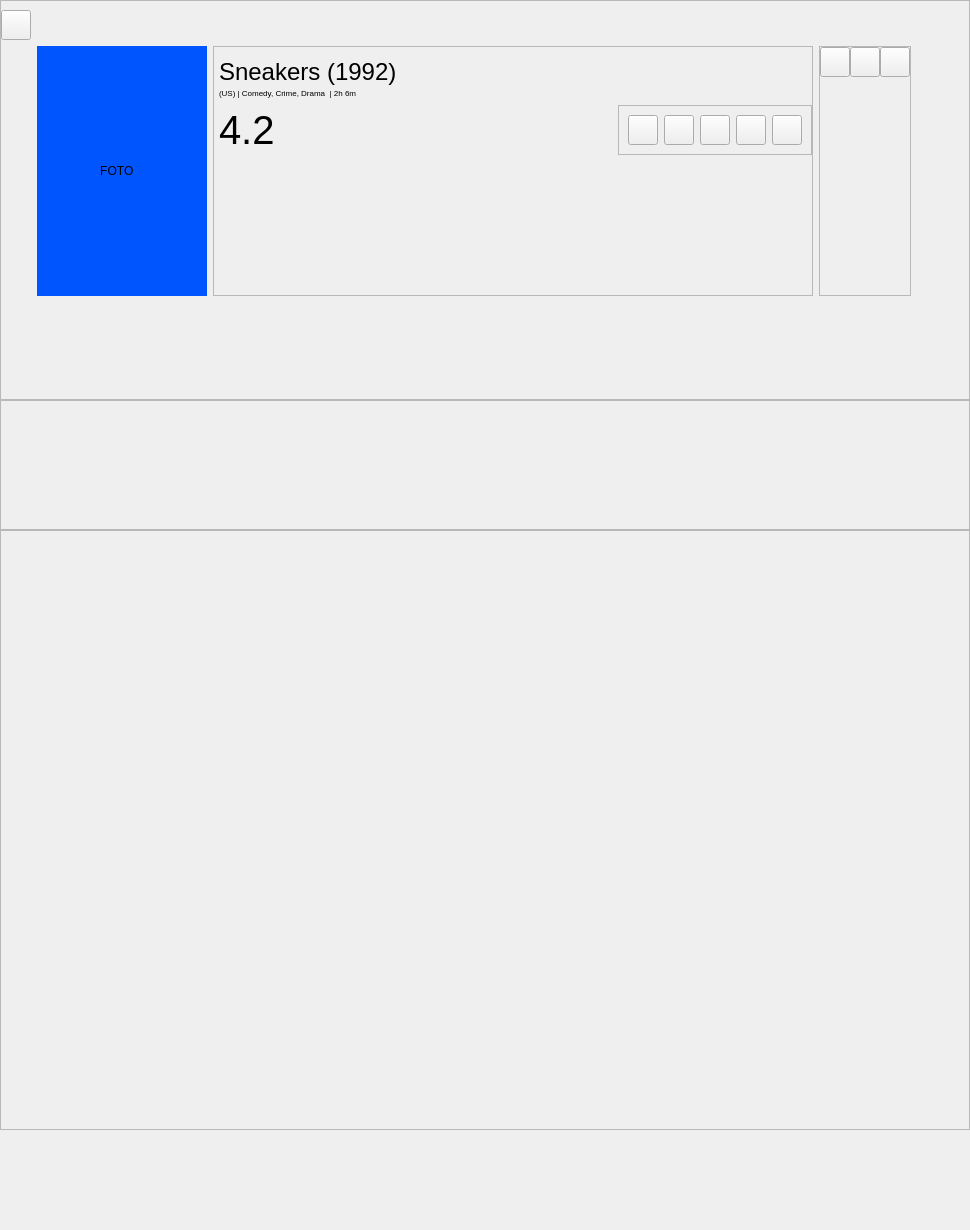
                  <widget class="QWidget" name="scrollAreaWidgetContents_4">
                   <property name="geometry">
                    <rect>
                     <x>0</x>
                     <y>0</y>
                     <width>970</width>
                     <height>1230</height>
                    </rect>
                   </property>
                   <layout class="QVBoxLayout" name="verticalLayout_8">
                    <property name="spacing">
                     <number>0</number>
                    </property>
                    <property name="leftMargin">
                     <number>0</number>
                    </property>
                    <property name="topMargin">
                     <number>0</number>
                    </property>
                    <property name="rightMargin">
                     <number>0</number>
                    </property>
                    <property name="bottomMargin">
                     <number>100</number>
                    </property>
                    <item>
                     <widget class="QFrame" name="frame">
                      <property name="minimumSize">
                       <size>
                        <width>970</width>
                        <height>400</height>
                       </size>
                      </property>
                      <property name="frameShape">
                       <enum>QFrame::StyledPanel</enum>
                      </property>
                      <property name="frameShadow">
                       <enum>QFrame::Raised</enum>
                      </property>
                      <layout class="QGridLayout" name="gridLayout_12">
                       <property name="leftMargin">
                        <number>0</number>
                       </property>
                       <item row="3" column="6">
                        <widget class="QLabel" name="label_50">
                         <property name="styleSheet">
                          <string notr="true">color:rgb(42, 54, 63);</string>
                         </property>
                         <property name="text">
                          <string/>
                         </property>
                        </widget>
                       </item>
                       <item row="2" column="0">
                        <spacer name="horizontalSpacer_4">
                         <property name="orientation">
                          <enum>Qt::Horizontal</enum>
                         </property>
                         <property name="sizeType">
                          <enum>QSizePolicy::Fixed</enum>
                         </property>
                         <property name="sizeHint" stdset="0">
                          <size>
                           <width>20</width>
                           <height>20</height>
                          </size>
                         </property>
                        </spacer>
                       </item>
                       <item row="2" column="1">
                        <widget class="QLabel" name="Film_foto_about_2">
                         <property name="minimumSize">
                          <size>
                           <width>170</width>
                           <height>250</height>
                          </size>
                         </property>
                         <property name="maximumSize">
                          <size>
                           <width>170</width>
                           <height>250</height>
                          </size>
                         </property>
                         <property name="styleSheet">
                          <string notr="true">background-color: rgb(0, 85, 255);</string>
                         </property>
                         <property name="text">
                          <string>                   FOTO</string>
                         </property>
                        </widget>
                       </item>
                       <item row="0" column="0">
                        <widget class="QPushButton" name="back_buttn">
                         <property name="minimumSize">
                          <size>
                           <width>30</width>
                           <height>30</height>
                          </size>
                         </property>
                         <property name="maximumSize">
                          <size>
                           <width>30</width>
                           <height>30</height>
                          </size>
                         </property>
                         <property name="text">
                          <string/>
                         </property>
                         <property name="icon">
                          <iconset resource="../../../Documents/baza/res.qrc">
                           <normaloff>:/icon/skip-back.svg</normaloff>:/icon/skip-back.svg</iconset>
                         </property>
                         <property name="iconSize">
                          <size>
                           <width>30</width>
                           <height>30</height>
                          </size>
                         </property>
                        </widget>
                       </item>
                       <item row="2" column="2" colspan="2">
                        <widget class="QFrame" name="frame_18">
                         <property name="minimumSize">
                          <size>
                           <width>450</width>
                           <height>0</height>
                          </size>
                         </property>
                         <property name="maximumSize">
                          <size>
                           <width>600</width>
                           <height>16777215</height>
                          </size>
                         </property>
                         <property name="font">
                          <font>
                           <pointsize>8</pointsize>
                          </font>
                         </property>
                         <property name="frameShape">
                          <enum>QFrame::StyledPanel</enum>
                         </property>
                         <property name="frameShadow">
                          <enum>QFrame::Raised</enum>
                         </property>
                         <layout class="QGridLayout" name="gridLayout_13">
                          <property name="leftMargin">
                           <number>5</number>
                          </property>
                          <property name="topMargin">
                           <number>0</number>
                          </property>
                          <property name="rightMargin">
                           <number>0</number>
                          </property>
                          <property name="bottomMargin">
                           <number>0</number>
                          </property>
                          <property name="spacing">
                           <number>0</number>
                          </property>
                          <item row="0" column="1" colspan="7">
                           <spacer name="verticalSpacer_11">
                            <property name="orientation">
                             <enum>Qt::Vertical</enum>
                            </property>
                            <property name="sizeType">
                             <enum>QSizePolicy::Fixed</enum>
                            </property>
                            <property name="sizeHint" stdset="0">
                             <size>
                              <width>20</width>
                              <height>10</height>
                             </size>
                            </property>
                           </spacer>
                          </item>
                          <item row="7" column="1">
                           <widget class="QLabel" name="Score_of_film_2">
                            <property name="minimumSize">
                             <size>
                              <width>50</width>
                              <height>50</height>
                             </size>
                            </property>
                            <property name="maximumSize">
                             <size>
                              <width>100</width>
                              <height>50</height>
                             </size>
                            </property>
                            <property name="font">
                             <font>
                              <pointsize>30</pointsize>
                             </font>
                            </property>
                            <property name="text">
                             <string>4.2</string>
                            </property>
                           </widget>
                          </item>
                          <item row="7" column="2">
                           <widget class="QFrame" name="frame_7">
                            <property name="maximumSize">
                             <size>
                              <width>16777215</width>
                              <height>80</height>
                             </size>
                            </property>
                            <property name="frameShape">
                             <enum>QFrame::StyledPanel</enum>
                            </property>
                            <property name="frameShadow">
                             <enum>QFrame::Raised</enum>
                            </property>
                            <layout class="QHBoxLayout" name="horizontalLayout_11">
                             <item>
                              <widget class="QPushButton" name="score_1_button">
                               <property name="maximumSize">
                                <size>
                                 <width>30</width>
                                 <height>30</height>
                                </size>
                               </property>
                               <property name="text">
                                <string/>
                               </property>
                               <property name="icon">
                                <iconset resource="../../../Documents/baza/res.qrc">
                                 <normaloff>:/newPrefix/star-empty-icon.webp</normaloff>:/newPrefix/star-empty-icon.webp</iconset>
                               </property>
                               <property name="iconSize">
                                <size>
                                 <width>30</width>
                                 <height>30</height>
                                </size>
                               </property>
                              </widget>
                             </item>
                             <item>
                              <widget class="QPushButton" name="score_2_button">
                               <property name="maximumSize">
                                <size>
                                 <width>30</width>
                                 <height>30</height>
                                </size>
                               </property>
                               <property name="text">
                                <string/>
                               </property>
                               <property name="icon">
                                <iconset resource="../../../Documents/baza/res.qrc">
                                 <normaloff>:/newPrefix/star-empty-icon.webp</normaloff>:/newPrefix/star-empty-icon.webp</iconset>
                               </property>
                               <property name="iconSize">
                                <size>
                                 <width>30</width>
                                 <height>30</height>
                                </size>
                               </property>
                              </widget>
                             </item>
                             <item>
                              <widget class="QPushButton" name="score_3_button">
                               <property name="maximumSize">
                                <size>
                                 <width>30</width>
                                 <height>30</height>
                                </size>
                               </property>
                               <property name="text">
                                <string/>
                               </property>
                               <property name="icon">
                                <iconset resource="../../../Documents/baza/res.qrc">
                                 <normaloff>:/newPrefix/star-empty-icon.webp</normaloff>:/newPrefix/star-empty-icon.webp</iconset>
                               </property>
                               <property name="iconSize">
                                <size>
                                 <width>30</width>
                                 <height>30</height>
                                </size>
                               </property>
                              </widget>
                             </item>
                             <item>
                              <widget class="QPushButton" name="score_4_button">
                               <property name="maximumSize">
                                <size>
                                 <width>30</width>
                                 <height>30</height>
                                </size>
                               </property>
                               <property name="text">
                                <string/>
                               </property>
                               <property name="icon">
                                <iconset resource="../../../Documents/baza/res.qrc">
                                 <normaloff>:/newPrefix/star-empty-icon.webp</normaloff>:/newPrefix/star-empty-icon.webp</iconset>
                               </property>
                               <property name="iconSize">
                                <size>
                                 <width>30</width>
                                 <height>30</height>
                                </size>
                               </property>
                              </widget>
                             </item>
                             <item>
                              <widget class="QPushButton" name="score_5_button">
                               <property name="maximumSize">
                                <size>
                                 <width>30</width>
                                 <height>30</height>
                                </size>
                               </property>
                               <property name="text">
                                <string/>
                               </property>
                               <property name="icon">
                                <iconset resource="../../../Documents/baza/res.qrc">
                                 <normaloff>:/newPrefix/star-empty-icon.webp</normaloff>:/newPrefix/star-empty-icon.webp</iconset>
                               </property>
                               <property name="iconSize">
                                <size>
                                 <width>30</width>
                                 <height>30</height>
                                </size>
                               </property>
                              </widget>
                             </item>
                             <item>
                              <spacer name="horizontalSpacer_2">
                               <property name="orientation">
                                <enum>Qt::Horizontal</enum>
                               </property>
                               <property name="sizeHint" stdset="0">
                                <size>
                                 <width>40</width>
                                 <height>20</height>
                                </size>
                               </property>
                              </spacer>
                             </item>
                            </layout>
                           </widget>
                          </item>
                          <item row="9" column="1" rowspan="2" alignment="Qt::AlignRight|Qt::AlignTop">
                           <widget class="QLabel" name="label_9">
                            <property name="minimumSize">
                             <size>
                              <width>443</width>
                              <height>110</height>
                             </size>
                            </property>
                            <property name="maximumSize">
                             <size>
                              <width>443</width>
                              <height>1120</height>
                             </size>
                            </property>
                            <property name="font">
                             <font>
                              <pointsize>8</pointsize>
                             </font>
                            </property>
                            <property name="text">
                             <string/>
                            </property>
                            <property name="wordWrap">
                             <bool>true</bool>
                            </property>
                           </widget>
                          </item>
                          <item row="2" column="1" colspan="2">
                           <widget class="QLabel" name="date_country_genres_runtime_2">
                            <property name="minimumSize">
                             <size>
                              <width>0</width>
                              <height>0</height>
                             </size>
                            </property>
                            <property name="maximumSize">
                             <size>
                              <width>593</width>
                              <height>40</height>
                             </size>
                            </property>
                            <property name="font">
                             <font>
                              <pointsize>6</pointsize>
                             </font>
                            </property>
                            <property name="text">
                             <string>(US) | Comedy, Crime, Drama  | 2h 6m </string>
                            </property>
                            <property name="scaledContents">
                             <bool>true</bool>
                            </property>
                           </widget>
                          </item>
                          <item row="1" column="1" colspan="2">
                           <widget class="QLabel" name="Name_of_film_and_year_2">
                            <property name="minimumSize">
                             <size>
                              <width>200</width>
                              <height>30</height>
                             </size>
                            </property>
                            <property name="maximumSize">
                             <size>
                              <width>11111111</width>
                              <height>30</height>
                             </size>
                            </property>
                            <property name="font">
                             <font>
                              <pointsize>18</pointsize>
                             </font>
                            </property>
                            <property name="text">
                             <string>Sneakers (1992)</string>
                            </property>
                            <property name="scaledContents">
                             <bool>true</bool>
                            </property>
                           </widget>
                          </item>
                          <item row="3" column="1">
                           <spacer name="verticalSpacer_12">
                            <property name="orientation">
                             <enum>Qt::Vertical</enum>
                            </property>
                            <property name="sizeType">
                             <enum>QSizePolicy::Fixed</enum>
                            </property>
                            <property name="sizeHint" stdset="0">
                             <size>
                              <width>20</width>
                              <height>7</height>
                             </size>
                            </property>
                           </spacer>
                          </item>
                          <item row="8" column="1">
                           <spacer name="verticalSpacer_13">
                            <property name="orientation">
                             <enum>Qt::Vertical</enum>
                            </property>
                            <property name="sizeType">
                             <enum>QSizePolicy::Fixed</enum>
                            </property>
                            <property name="sizeHint" stdset="0">
                             <size>
                              <width>20</width>
                              <height>30</height>
                             </size>
                            </property>
                           </spacer>
                          </item>
                         </layout>
                        </widget>
                       </item>
                       <item row="3" column="1" colspan="3" alignment="Qt::AlignTop">
                        <widget class="QLabel" name="label_10">
                         <property name="font">
                          <font>
                           <pointsize>9</pointsize>
                          </font>
                         </property>
                         <property name="text">
                          <string/>
                         </property>
                         <property name="wordWrap">
                          <bool>true</bool>
                         </property>
                        </widget>
                       </item>
                       <item row="2" column="5">
                        <widget class="QFrame" name="frame_22">
                         <property name="minimumSize">
                          <size>
                           <width>90</width>
                           <height>50</height>
                          </size>
                         </property>
                         <property name="maximumSize">
                          <size>
                           <width>130</width>
                           <height>22222</height>
                          </size>
                         </property>
                         <property name="frameShape">
                          <enum>QFrame::StyledPanel</enum>
                         </property>
                         <property name="frameShadow">
                          <enum>QFrame::Raised</enum>
                         </property>
                         <layout class="QHBoxLayout" name="horizontalLayout_21">
                          <property name="spacing">
                           <number>0</number>
                          </property>
                          <property name="leftMargin">
                           <number>0</number>
                          </property>
                          <property name="topMargin">
                           <number>0</number>
                          </property>
                          <property name="rightMargin">
                           <number>0</number>
                          </property>
                          <property name="bottomMargin">
                           <number>0</number>
                          </property>
                          <item alignment="Qt::AlignTop">
                           <widget class="QPushButton" name="add_in_watch_later_bttn_2">
                            <property name="minimumSize">
                             <size>
                              <width>30</width>
                              <height>30</height>
                             </size>
                            </property>
                            <property name="maximumSize">
                             <size>
                              <width>30</width>
                              <height>30</height>
                             </size>
                            </property>
                            <property name="text">
                             <string/>
                            </property>
                            <property name="icon">
                             <iconset resource="../../../Documents/baza/res.qrc">
                              <normaloff>:/icon/pause.svg</normaloff>:/icon/pause.svg</iconset>
                            </property>
                            <property name="iconSize">
                             <size>
                              <width>29</width>
                              <height>29</height>
                             </size>
                            </property>
                           </widget>
                          </item>
                          <item alignment="Qt::AlignTop">
                           <widget class="QPushButton" name="add_in_favorite_bttn_2">
                            <property name="minimumSize">
                             <size>
                              <width>30</width>
                              <height>30</height>
                             </size>
                            </property>
                            <property name="maximumSize">
                             <size>
                              <width>30</width>
                              <height>30</height>
                             </size>
                            </property>
                            <property name="text">
                             <string/>
                            </property>
                            <property name="icon">
                             <iconset resource="../../../Documents/baza/res.qrc">
                              <normaloff>:/icon/favorite-svgrepo-com.svg</normaloff>:/icon/favorite-svgrepo-com.svg</iconset>
                            </property>
                            <property name="iconSize">
                             <size>
                              <width>23</width>
                              <height>23</height>
                             </size>
                            </property>
                           </widget>
                          </item>
                          <item alignment="Qt::AlignTop">
                           <widget class="QPushButton" name="add_in_history_bttn_2">
                            <property name="minimumSize">
                             <size>
                              <width>30</width>
                              <height>30</height>
                             </size>
                            </property>
                            <property name="maximumSize">
                             <size>
                              <width>30</width>
                              <height>30</height>
                             </size>
                            </property>
                            <property name="text">
                             <string/>
                            </property>
                            <property name="icon">
                             <iconset resource="../../../Documents/baza/res.qrc">
                              <normaloff>:/icon/history-svgrepo-com.svg</normaloff>:/icon/history-svgrepo-com.svg</iconset>
                            </property>
                            <property name="iconSize">
                             <size>
                              <width>29</width>
                              <height>29</height>
                             </size>
                            </property>
                           </widget>
                          </item>
                         </layout>
                        </widget>
                       </item>
                      </layout>
                     </widget>
                    </item>
                    <item>
                     <widget class="QFrame" name="frame_5">
                      <property name="minimumSize">
                       <size>
                        <width>0</width>
                        <height>130</height>
                       </size>
                      </property>
                      <property name="maximumSize">
                       <size>
                        <width>16777215</width>
                        <height>160</height>
                       </size>
                      </property>
                      <property name="frameShape">
                       <enum>QFrame::StyledPanel</enum>
                      </property>
                      <property name="frameShadow">
                       <enum>QFrame::Raised</enum>
                      </property>
                      <layout class="QHBoxLayout" name="horizontalLayout_9"/>
                     </widget>
                    </item>
                    <item>
                     <widget class="QFrame" name="frame_6">
                      <property name="minimumSize">
                       <size>
                        <width>0</width>
                        <height>600</height>
                       </size>
                      </property>
                      <property name="frameShape">
                       <enum>QFrame::StyledPanel</enum>
                      </property>
                      <property name="frameShadow">
                       <enum>QFrame::Raised</enum>
                      </property>
                      <layout class="QHBoxLayout" name="horizontalLayout_10" stretch="0">
                       <property name="spacing">
                        <number>0</number>
                       </property>
                       <property name="leftMargin">
                        <number>0</number>
                       </property>
                       <property name="topMargin">
                        <number>0</number>
                       </property>
                       <property name="rightMargin">
                        <number>0</number>
                       </property>
                       <property name="bottomMargin">
                        <number>0</number>
                       </property>
                       <item>
                        <spacer name="horizontalSpacer_5">
                         <property name="orientation">
                          <enum>Qt::Horizontal</enum>
                         </property>
                         <property name="sizeType">
                          <enum>QSizePolicy::Fixed</enum>
                         </property>
                         <property name="sizeHint" stdset="0">
                          <size>
                           <width>245</width>
                           <height>20</height>
                          </size>
                         </property>
                        </spacer>
                       </item>
                      </layout>
                     </widget>
                    </item>
                   </layout>
                  </widget>
